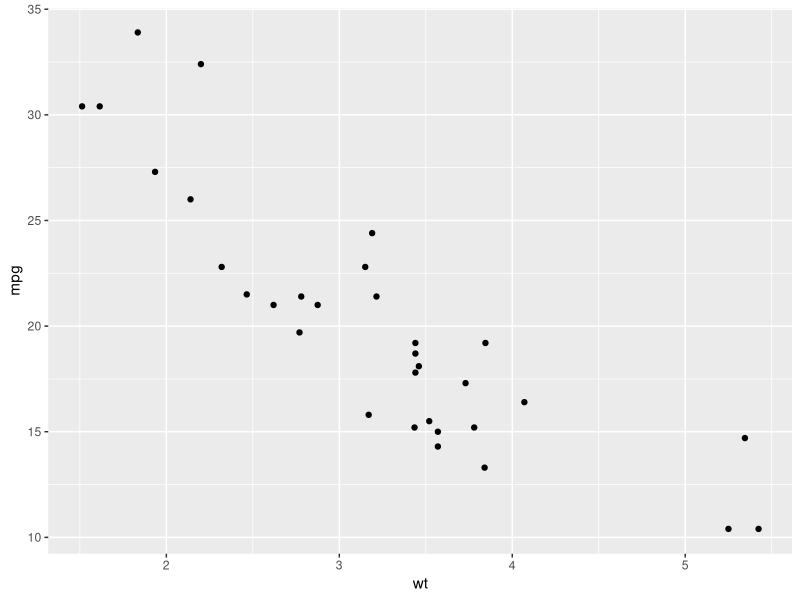
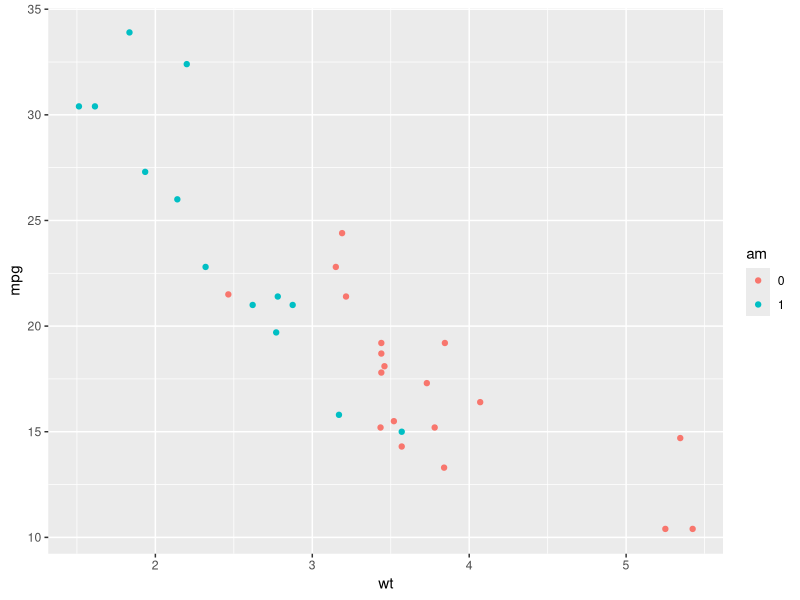
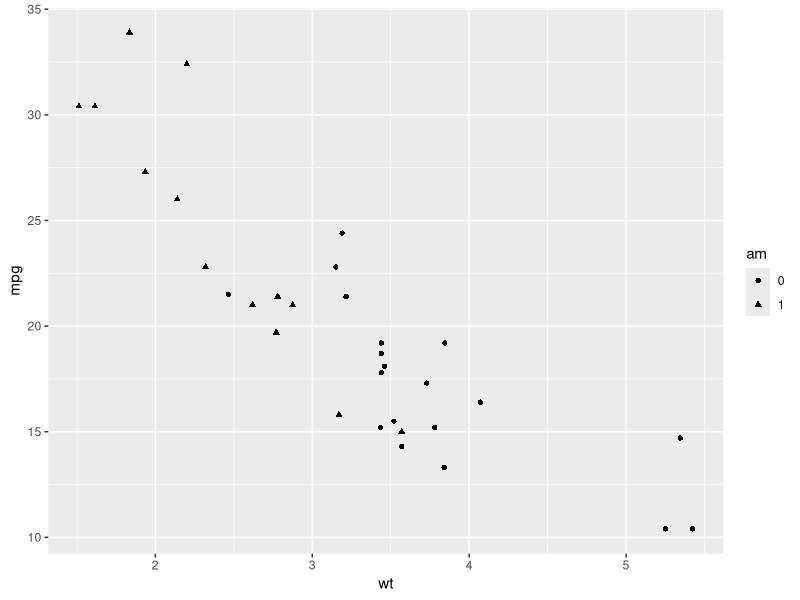
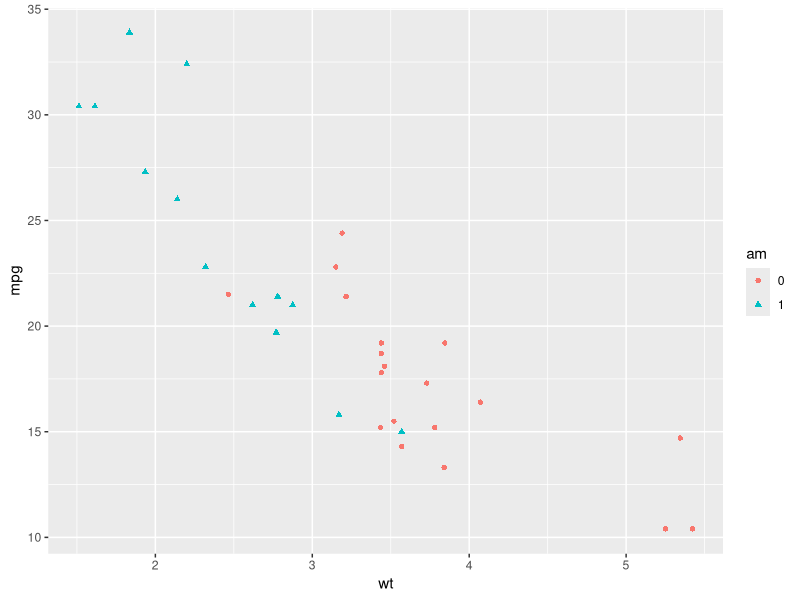
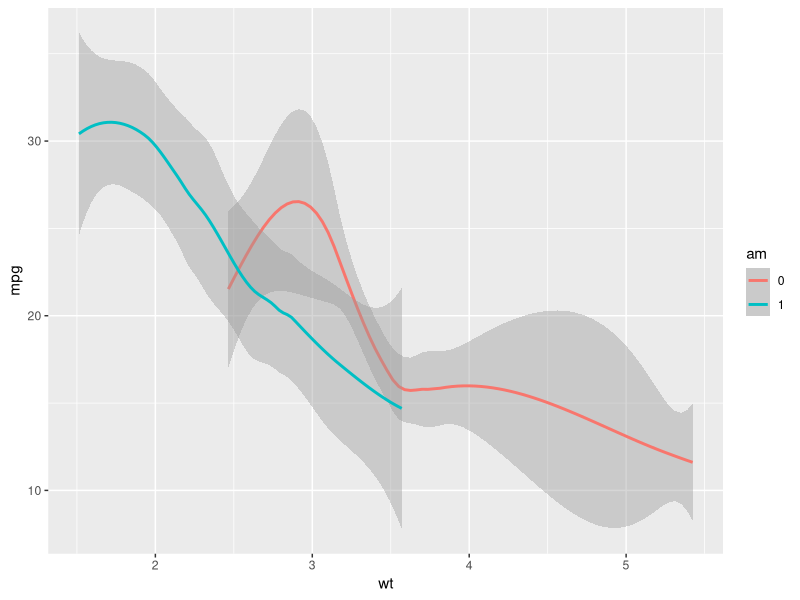
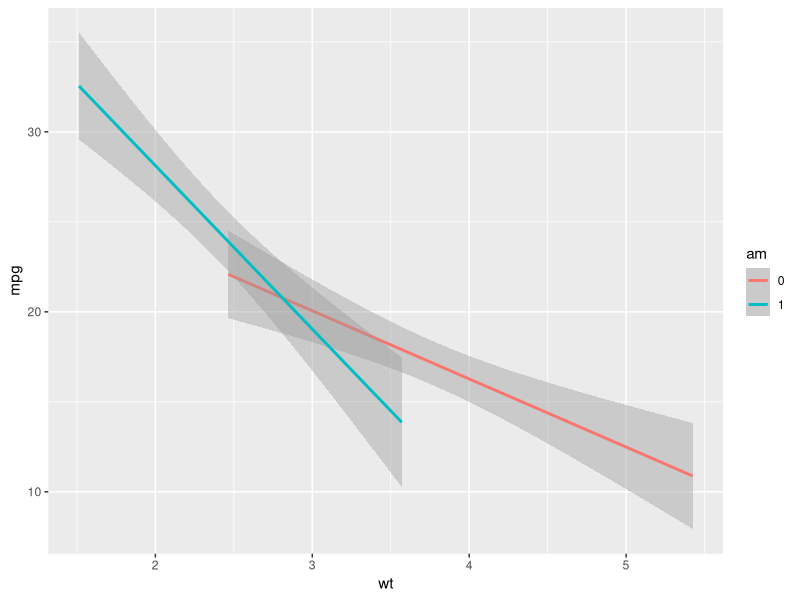
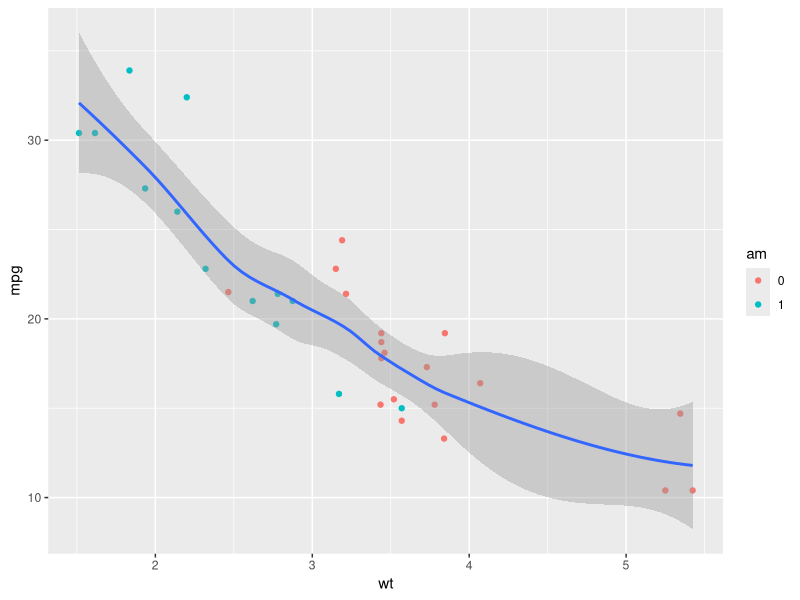
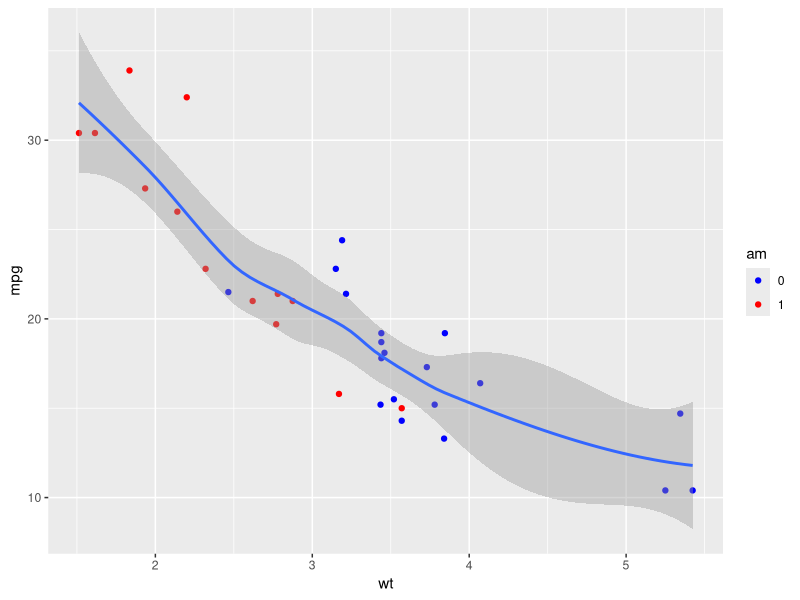

Write the R code that produced these figures, in order.
# ggplot2 弥补了R基础绘图中函数缺乏一致性的缺点。
# 想象有一张空白的画布，我们需要定义可视化的数据，以及数据变量到图形的映射

library(ggplot2)
# aes 代表美学aesthetics元素,我们把需要映射的变量都放到函数中
# 直接运行p得到的只是一个空白的画布，还需要定义用什么样的图形来描述数据
p <- ggplot(data = mtcars, mapping = aes(x = wt, y = mpg))

# 以geom开头的一些列函数用于指定图形元素
p + geom_point()

# 除了坐标轴，还可以变量映射到颜色，大小，形状等属性
mtcars$am <- factor(mtcars$am)  # 将数值变量转换成二分类变量
mtcars$vs <- factor(mtcars$vs)
ggplot(data = mtcars, aes(x = wt, y = mpg, color = am)) + geom_point()
ggplot(data = mtcars, aes(x = wt, y = mpg, shape = am)) + geom_point()
ggplot(data = mtcars, aes(x = wt, y = mpg, shape = am, color = am)) + geom_point()

# 上面的图形都是原始数据的展示，有时候需要对原始数据及逆行归纳
# 例：散点拟合曲线
ggplot(data = mtcars, aes(x = wt, y = mpg, color = am)) + geom_smooth()
# geom_smooth()默认使用loess局部加权回归，如果想换一种拟合方法，可以改变method 参数
ggplot(data = mtcars, aes(x = wt, y = mpg, color = am)) + geom_smooth(method = "lm")

# 如果只想显示一条平滑线，就需要在geom_point函数中单独设置颜色的映射
ggplot(data = mtcars, aes(x = wt, y = mpg)) + geom_point(aes(color = am)) + stat_smooth()

# 如果需要自己设定颜色等参数，需要使用scale函数
# 同样，ggplot 中有众多以scale开头的函数用于调整不同属性
ggplot(data = mtcars, aes(x = wt, y = mpg)) +
     geom_point(aes(color = am)) +
     scale_color_manual(values = c("blue", "red")) +
     stat_smooth()

# ggplot 还能实现lattice包中的分组绘图功能，即分面。
# 分面是将整个数据按照某一个或多个分类变量分成多个子集，然后用这些子集分别做图
# 例：按照变量am的两个水平分别展示
ggplot(data = mtcars, aes(x = wt, y = mpg)) +
        geom_point() +
        stat_smooth() +
        facet_grid(~am)

# ggplot包中的主题 theme 用于定义绘图的风格
ggplot(data = mtcars, aes(x = wt, y = mpg)) +
        geom_point() +
        stat_smooth() +
        facet_grid(~am) +
        theme_grey()